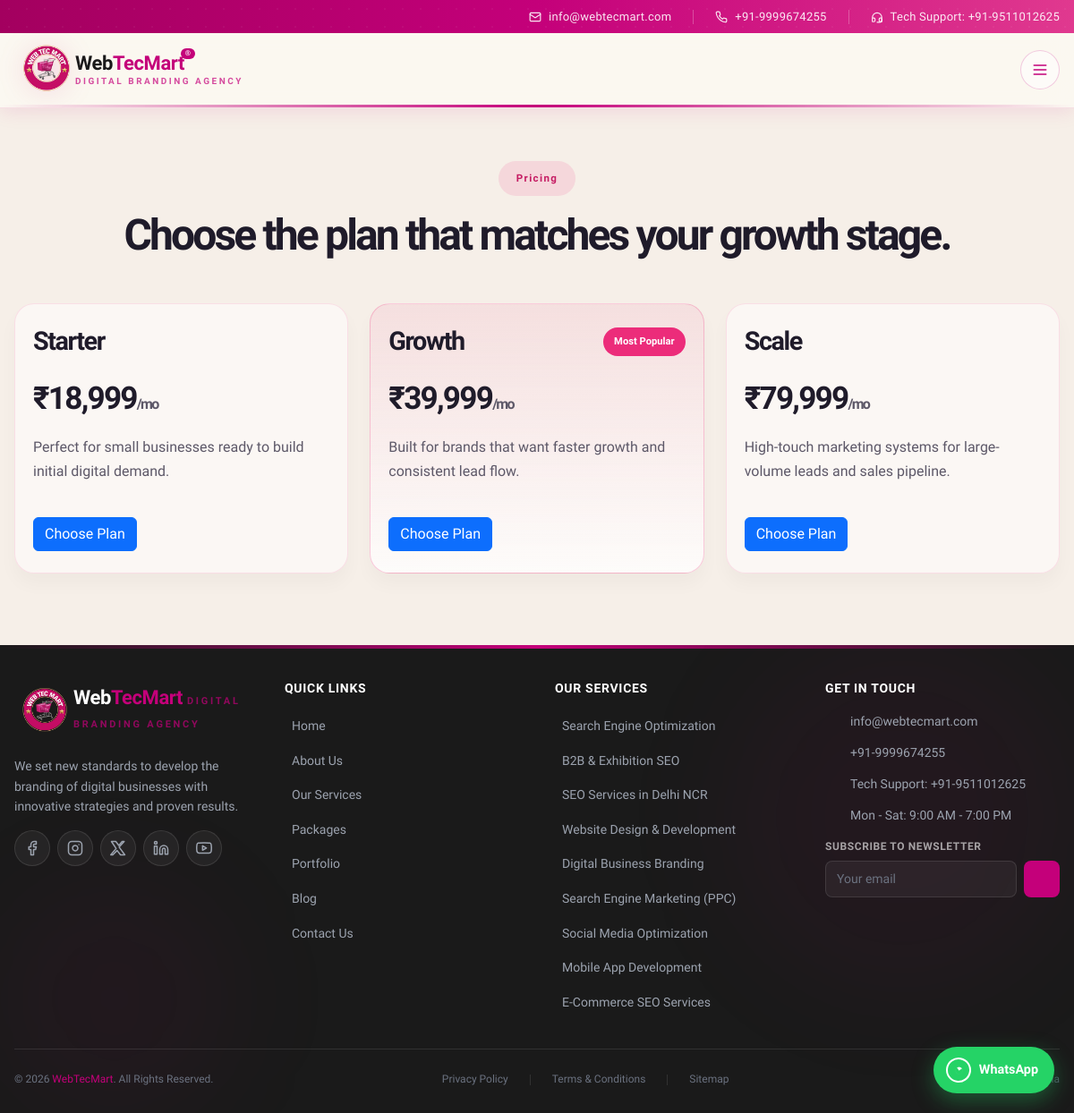
/pricing.php, run on the app's committed database.
### tables this page shows
CREATE TABLE content_items (
            id INTEGER PRIMARY KEY AUTOINCREMENT,
            content_type TEXT NOT NULL,
            title TEXT NOT NULL,
            summary TEXT,
            body TEXT,
            metadata TEXT,
            sort_order INTEGER DEFAULT 0,
            is_active INTEGER DEFAULT 1,
            created_at DATETIME DEFAULT CURRENT_TIMESTAMP,
            updated_at DATETIME DEFAULT CURRENT_TIMESTAMP
        );

### functions.php (called while the page is built, shortened)
<?php
require_once __DIR__ . '/config.php';
function pricingPlans(): array
{
    $defaults = [
        [
            'name' => 'Starter',
            'price' => '₹18,999',
            'description' => 'Perfect for small businesses ready to build initial digital demand.',
            'features' => ['SEO setup', 'Landing page', 'Monthly reporting', '1 campaign strategy'],
            'popular' => false,
        ],
        [
            'name' => 'Growth',
            'price' => '₹39,999',
            'description' => 'Built for brands that want faster growth and consistent lead flow.',
            'features' => ['Paid ads management', 'SEO + content plan', 'CRM setup', 'Weekly optimization'],
            'popular' => true,
        ],
        [
            'name' => 'Scale',
            'price' => '₹79,999',
            'description' => 'High-touch marketing systems for large-volume leads and sales pipeline.',
            'features' => ['Multi-channel campaigns', 'Analytics dashboard', 'Conversion tracking', 'Dedicated strategist'],
            'popular' => false,
        ],
    ];
    return cmsContent('pricing', $defaults);
}
    ?>
    <?php
function cmsContent(string $type, array $defaults): array
{
    $stmt = db()->prepare('SELECT id, title, summary, body, metadata FROM content_items WHERE content_type = :type AND is_active = 1 ORDER BY sort_order ASC, id ASC');
    $stmt->execute([':type' => $type]);
    $rows = $stmt->fetchAll();
    $initialized = db()->prepare('INSERT OR IGNORE INTO cms_content_type_state (content_type) VALUES (:type)');
    $initialized->execute([':type' => $type]);
    return array_map(function (array $row) use ($type): array {
        $item = json_decode($row['metadata'] ?? '', true);
        if (!is_array($item)) {
            $item = [];
        }
        if ($type === 'blog') {
            $item['id'] = (int) ($row['id'] ?? 0);
        }
        $item['title'] = $row['title'];
        $item['summary'] = $row['summary'] ?? '';
        if ($row['body'] !== '') {
            $item['body'] = $row['body'];
        }
        if ($type === 'pricing') {
            $item = [
                'name' => $row['title'],
                'price' => $item['price'] ?? 'Contact us',
                'description' => $row['summary'] ?? '',
                'features' => $row['body'] !== '' ? preg_split('/\r\n|\r|\n/', $row['body']) : [],
                'popular' => (bool) ($item['popular'] ?? false),
            ];
        }
        return $item;
    }, $rows);
}

### config.php (called while the page is built, shortened)
<?php
function db(): PDO
{
    static $pdo;
    if ($pdo instanceof PDO) {
        return $pdo;
    }
    $pdo = new PDO('sqlite:' . DB_PATH);
    $pdo->setAttribute(PDO::ATTR_ERRMODE, PDO::ERRMODE_EXCEPTION);
    $pdo->setAttribute(PDO::ATTR_DEFAULT_FETCH_MODE, PDO::FETCH_ASSOC);
    return $pdo;
}
function e(string $value): string
{
    return htmlspecialchars($value ?? '', ENT_QUOTES, 'UTF-8');
}

### pricing.php (the view, shortened to what this page needs)
<?php require_once __DIR__ . '/app/templates/header.php'; ?>
<main class="pricing-page-wrap">
    <section class="pricing-page-hero">
        <div class="container narrow">
            <p class="pricing-page-eyebrow">Pricing</p>
            <h1>Choose the plan that matches your growth stage.</h1>
        </div>
    </section>
    <section class="pricing-page-section">
        <div class="container pricing-card-grid pricing-three-col">
            <?php foreach (pricingPlans() as $plan): ?>
                <article class="pricing-plan-card <?= $plan['popular'] ? 'featured' : '' ?>">
                    <div class="pricing-plan-header">
                        <h3><?= e($plan['name']) ?></h3>
                        <?php if ($plan['popular']): ?><span class="pricing-badge">Most Popular</span><?php endif; ?>
                    </div>
                    <div class="pricing-price"><?= e($plan['price']) ?><small>/mo</small></div>
                    <p><?= e($plan['description']) ?></p>
                    <a href="/contact.php" class="btn btn-primary">Choose Plan</a>
                </article>
            <?php endforeach; ?>
        </div>
    </section>
</main>
<?php require_once __DIR__ . '/app/templates/footer.php'; ?>

### assets/css/typography.css (style rules this page uses)
:root { --font-family-base: 'Plus Jakarta Sans', -apple-system, BlinkMacSystemFont, 'Segoe UI', Roboto, Arial, sans-serif; --font-size-h1: clamp(2rem, 1.3rem + 2.3vw, 3.25rem); --font-size-h2: clamp(1.5rem, 1.2rem + 1vw, 2.25rem); --font-size-h3: clamp(1.15rem, 1rem + 0.35vw, 1.4rem); --font-size-h4: 1.15rem; --font-size-h5: 1.05rem; --font-size-h6: 1rem; --font-size-body: 1rem; --line-height-heading: 1.25; --line-height-body: 1.65; }
*, *::before, *::after { font-family: var(--font-family-base); }
body { font-size: var(--font-size-body); line-height: var(--line-height-body); }
h1, h2, h3, h4, h5, h6 { margin-top: 0; font-weight: 700; line-height: var(--line-height-heading); letter-spacing: -0.015em; overflow-wrap: break-word; }
h1 { font-size: var(--font-size-h1); }
h3 { font-size: var(--font-size-h3); }
p { margin-top: 0; font-size: var(--font-size-body); line-height: var(--line-height-body); font-weight: 400; overflow-wrap: break-word; }
a { overflow-wrap: anywhere; }

### assets/css/design-system.css (style rules this page uses)
:root { --wtm-primary: #C4007A; --wtm-primary-dark: #A3005F; --wtm-primary-deep: #780045; --wtm-primary-light: #E0398F; --wtm-primary-soft: #FFF0F7; --wtm-primary-tint: #FCE8F3; --wtm-primary-glow: rgba(196, 0, 122, 0.18); --wtm-primary-rgb: 196, 0, 122; --wtm-bg: #FBF8F1; --wtm-bg-alt: #F6EFE9; --wtm-surface: #FFFFFF; --wtm-surface-muted: #F8FAFC; --wtm-surface-elevated: #FFFFFF; --wtm-border: #F1F4F8; --wtm-border-strong: #E2E8F0; --wtm-border-pink: rgba(196, 0, 122, 0.14); --wtm-text-headline: #111827; --wtm-text-body: #4B5563; --wtm-text-muted: #6B7280; --wtm-text-light: #9CA3AF; --wtm-text-inverse: #FFFFFF; --wtm-accent-gold: #F59E0B; --wtm-accent-emerald: #10B981; --wtm-accent-indigo: #6366F1; --wtm-grad-primary: linear-gradient(135deg, #C4007A 0%, #E0398F 100%); --wtm-grad-dark: linear-gradient(135deg, #A3005F 0%, #C4007A 100%); --wtm-grad-soft: linear-gradient(135deg, #FFF0F7 0%, #FFFFFF 100%); --wtm-grad-surface: linear-gradient(180deg, #FFFFFF 0%, #FDFBF7 100%); --wtm-grad-mesh: radial-gradient(at 0% 0%, rgba(196, 0, 122, 0.08) 0px, transparent 50%), radial-gradient(at 100% 100%, rgba(224, 57, 143, 0.06) 0px, transparent 50%); --wtm-shadow-xs: 0 1px 2px rgba(0, 0, 0, 0.04); --wtm-shadow-sm: 0 2px 8px -1px rgba(0, 0, 0, 0.06), 0 1px 3px rgba(0, 0, 0, 0.04); --wtm-shadow-md: 0 8px 24px -4px rgba(0, 0, 0, 0.06), 0 2px 6px -1px rgba(0, 0, 0, 0.03); --wtm-shadow-lg: 0 20px 35px -8px rgba(17, 24, 39, 0.08), 0 6px 12px -2px rgba(17, 24, 39, 0.03); --wtm-shadow-xl: 0 28px 50px -12px rgba(17, 24, 39, 0.12); --wtm-shadow-glow: 0 12px 30px -6px rgba(196, 0, 122, 0.3); --wtm-shadow-card-hover: 0 22px 42px -10px rgba(196, 0, 122, 0.14), 0 0 0 1px rgba(196, 0, 122, 0.16); --wtm-radius-sm: 8px; --wtm-radius-md: 14px; --wtm-radius-lg: 20px; --wtm-radius-xl: 26px; --wtm-radius-pill: 9999px; --wtm-ease-spring: cubic-bezier(0.16, 1, 0.3, 1); --wtm-ease-smooth: cubic-bezier(0.4, 0, 0.2, 1); --wtm-duration-fast: 0.2s; --wtm-duration-normal: 0.35s; --wtm-duration-slow: 0.6s; }
html { scroll-behavior: smooth; -webkit-text-size-adjust: 100%; overflow-x: clip; }
body { background-color: var(--wtm-bg); color: var(--wtm-text-headline); font-family: 'Plus Jakarta Sans', -apple-system, BlinkMacSystemFont, 'Segoe UI', Roboto, sans-serif; line-height: 1.65; overflow-x: clip; width: 100%; }

### app/templates/header.php (style rules this page uses)
:root { --bg: #FBF8F1; --primary: #C4007A; --primary-dark: #A3005F; --primary-light: #E0398F; --deep: #1A1A1A; --muted: #6B7280; --gold: #F4C430; --border-soft: rgba(196, 0, 122, 0.1); --gradient-primary: linear-gradient(90deg, #C4007A, #E0398F); --gradient-topbar: linear-gradient(90deg, #A3005F, #C4007A, #E0398F); --topbar-h: 36px; --header-h: 84px; }
* { box-sizing: border-box; }
html { scroll-behavior: smooth; overflow-x: hidden; }
body { font-family: var(--font-family-base); background: var(--bg); color: var(--deep); line-height: 1.6; margin: 0; padding: 0; overflow-x: hidden; width: 100%; max-width: 100vw; -webkit-font-smoothing: antialiased; padding-top: calc(var(--topbar-h) + var(--header-h)); }
a { text-decoration: none; }
.container { max-width: 1280px; padding-left: 16px; padding-right: 16px; margin: 0 auto; width: 100%; }

### data on the page
content_items: title "Starter", price "₹18,999", summary "Perfect for small businesses ready to build initial digital demand."
content_items: title "Growth", shows "Most Popular", price "₹39,999", summary "Built for brands that want faster growth and consistent lead flow."
content_items: title "Scale", price "₹79,999", summary "High-touch marketing systems for large-volume leads and sales pipeline."

### other printed values
$link['label'] "Home"
$link['label'] "About Us"
$link['label'] "Our Services"
$link['label'] "Packages"
$link['label'] "Portfolio"
$link['label'] "Blog"
$link['label'] "Contact Us"
$service['label'] "Search Engine Optimization"
$service['label'] "B2B & Exhibition SEO"
$service['label'] "SEO Services in Delhi NCR"
$service['label'] "Website Design & Development"
$service['label'] "Digital Business Branding"
$service['label'] "Search Engine Marketing (PPC)"
$service['label'] "Social Media Optimization"
$service['label'] "Mobile App Development"
